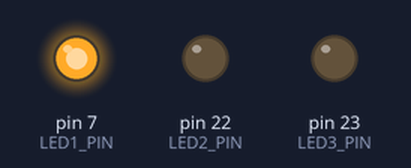
The sketch below on a simulated Arduino Mega 2560, built with avr-gcc and run on an emulated ATmega2560. Shown: output pins drawn as LEDs (lit = HIGH).

Above: at 0.1 s.
At 1.1 s:
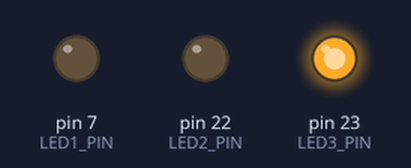
At 2.7 s:
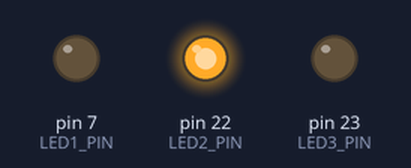
Timing chart, 0 to 3.0 s (numbered marks = the images above):
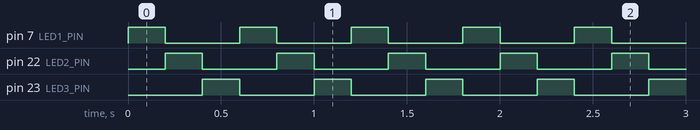

The sketch:

iot5.cpp.ino
```cpp
#define LED1_PIN 7
#define LED2_PIN 22
#define LED3_PIN 23

void setup() {
  pinMode(LED1_PIN, OUTPUT);
  pinMode(LED2_PIN, OUTPUT);
  pinMode(LED3_PIN, OUTPUT);
}

void loop() {
  digitalWrite(LED1_PIN,HIGH);
  delay(200); // Delay of 200 milliseconds
  digitalWrite(LED1_PIN, LOW);

  digitalWrite(LED2_PIN, HIGH);
  delay(200);
  digitalWrite(LED2_PIN, LOW);

  digitalWrite(LED3_PIN, HIGH);
  delay(200);
  digitalWrite(LED3_PIN, LOW);
}
```

Measured:
- by itself, pin 7 (LED1_PIN), pin 22 (LED2_PIN), pin 23 (LED3_PIN): alternates HIGH for 0.20 s and LOW for 0.40 s
- by itself, everything shown: repeats every 0.60 s, in 3 steps
